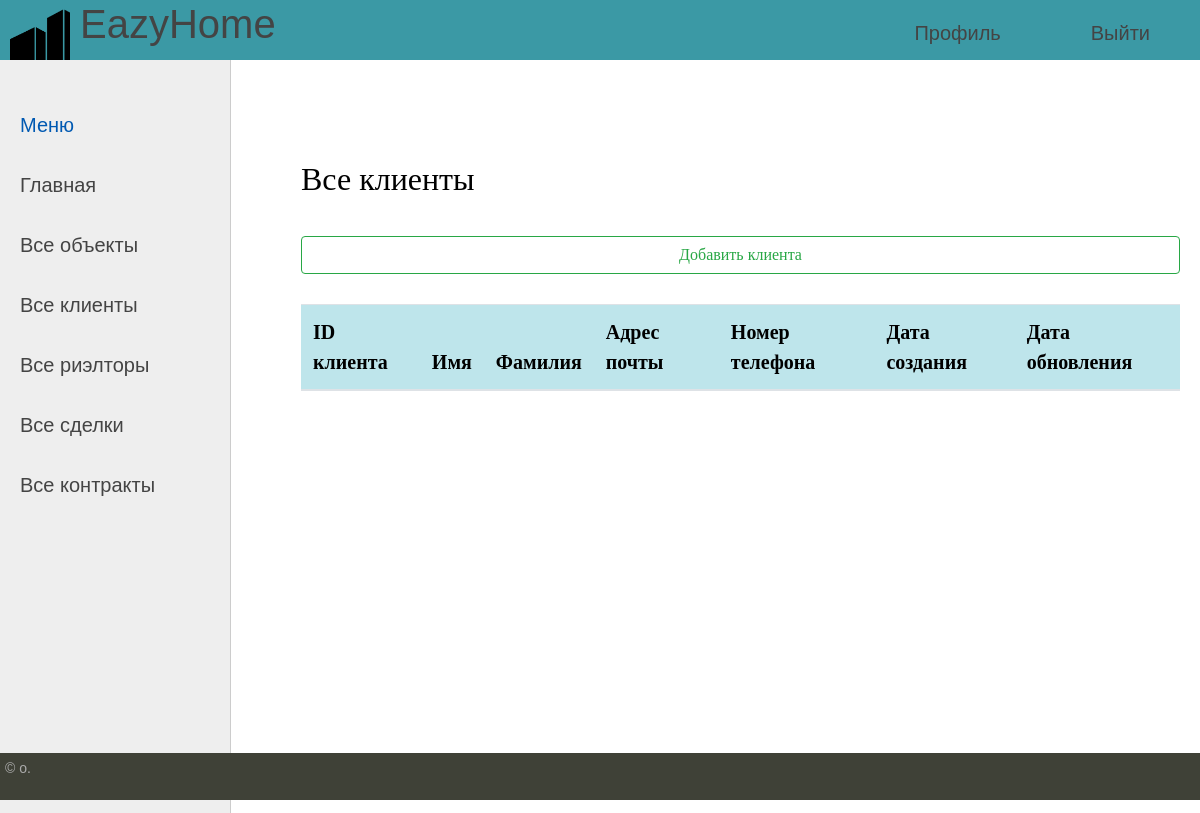
The page /clients/ on the database as committed earlier.
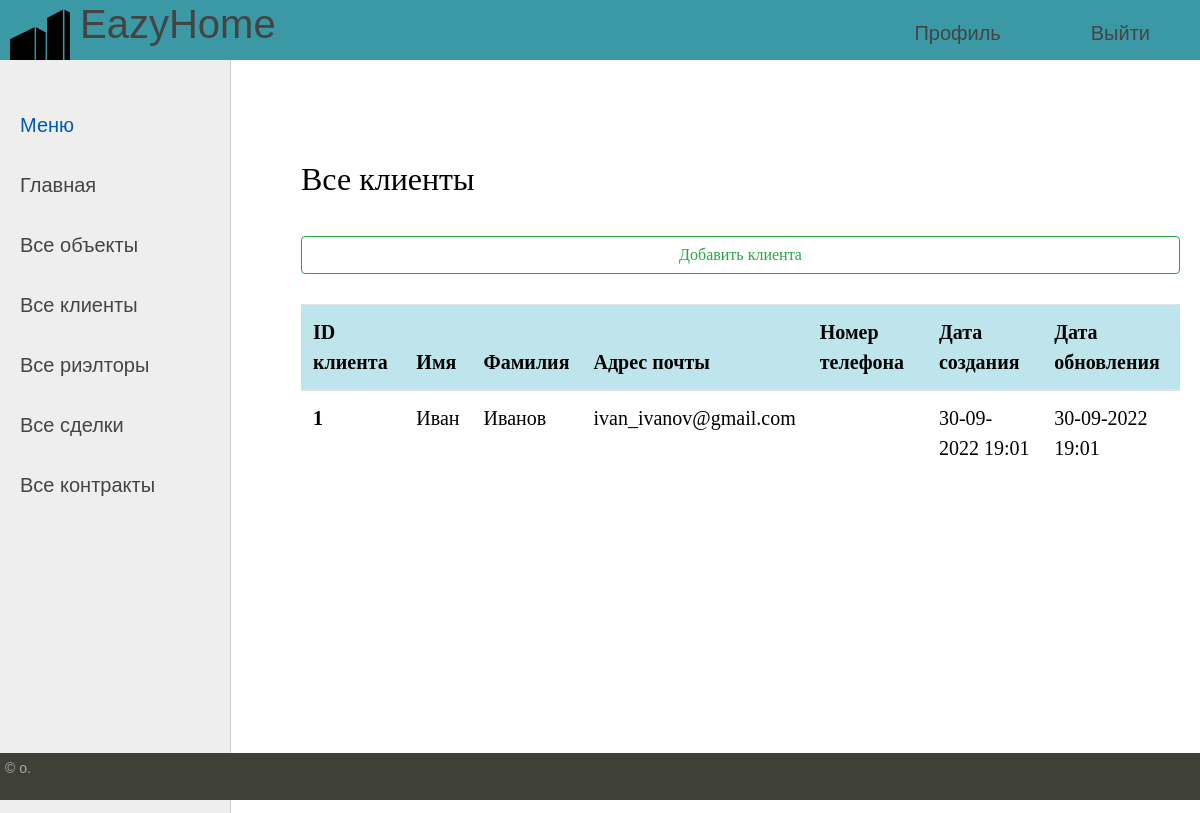
The same page on the database as committed later.
### buildings/models.py (models this page shows)
class Client(models.Model):
    id_client = models.AutoField(auto_created=True, primary_key=True, serialize=False, verbose_name='id_client')
    firstname = models.CharField(max_length=255, verbose_name="Имя")
    lastname = models.CharField(max_length=255, verbose_name="Фамилия")
    email = models.CharField(max_length=255, verbose_name="Email")
    phonenumber = PhoneNumberField(blank=True, verbose_name="Номер телефона")
    time_create = models.DateTimeField(auto_now_add=True, verbose_name="Дата создания")
    time_update = models.DateTimeField(auto_now_add=True, verbose_name="Дата обновления")

### buildings/views.py (the view)
# urls.py: path('clients/', get_clients, name='clients'),
def get_clients(request):
    model = Client.objects.all()
    context = {
        'model': model,
        'menu': menu,
        'title': 'Все клиенты'
    }
    return render(request, 'buildings/clients.html', context = context)

### buildings/templates/buildings/clients.html
{% extends 'buildings/base.html' %}
{% block content %}
<h2>{{title}}</h2>
<button type="button" class="btn btn-outline-success" onclick="location.href={% url 'add_client' %}">Добавить клиента</button>
	<table class="table table-hover">
  <thead class="table-info">
    <tr>
      <th scope="col">ID клиента</th>
      <th scope="col">Имя</th>
      <th scope="col">Фамилия</th>
      <th scope="col">Адрес почты</th>
      <th scope="col">Номер телефона</th>
	  <th scope="col">Дата создания</th>
	  <th scope="col">Дата обновления</th>
    </tr>
  </thead>
  <tbody>
    {% for p in model %}
    <tr>
      <th scope="row">{{p.id_client}}</th>
      <td>{{p.firstname}}</td>
      <td>{{p.lastname}}</td>
      <td>{{p.email}}</td>
      <td>{{p.phonenumber}}</td>
	  <td>{{p.time_create|date:"d-m-Y H:i"}}</td>
	  <td>{{p.time_update|date:"d-m-Y H:i"}}</td>
		{% endfor %}
    </tr>
  </tbody>
</table>
{% endblock %}

Rows that differ between the two databases and show on the page:
added Client: id_client "1", firstname "Иван", lastname "Иванов", email "ivan_ivanov@gmail.com", time_create "30-09-2022 19:01", time_update "30-09-2022 19:01"
